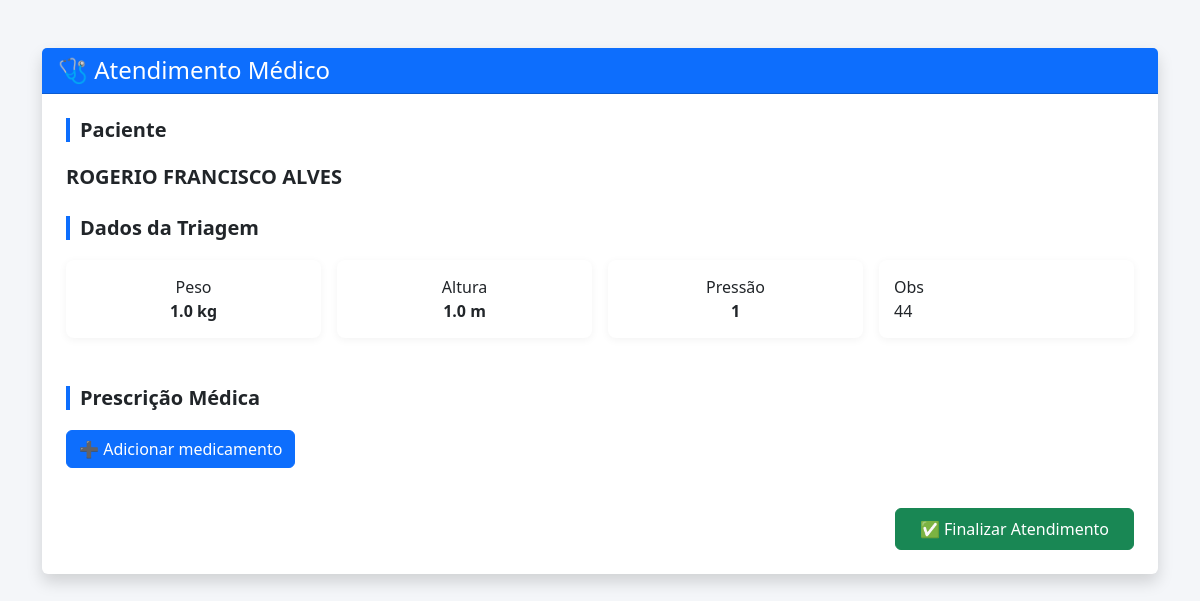
Page /consulta/atender/1/ on the earlier database version.
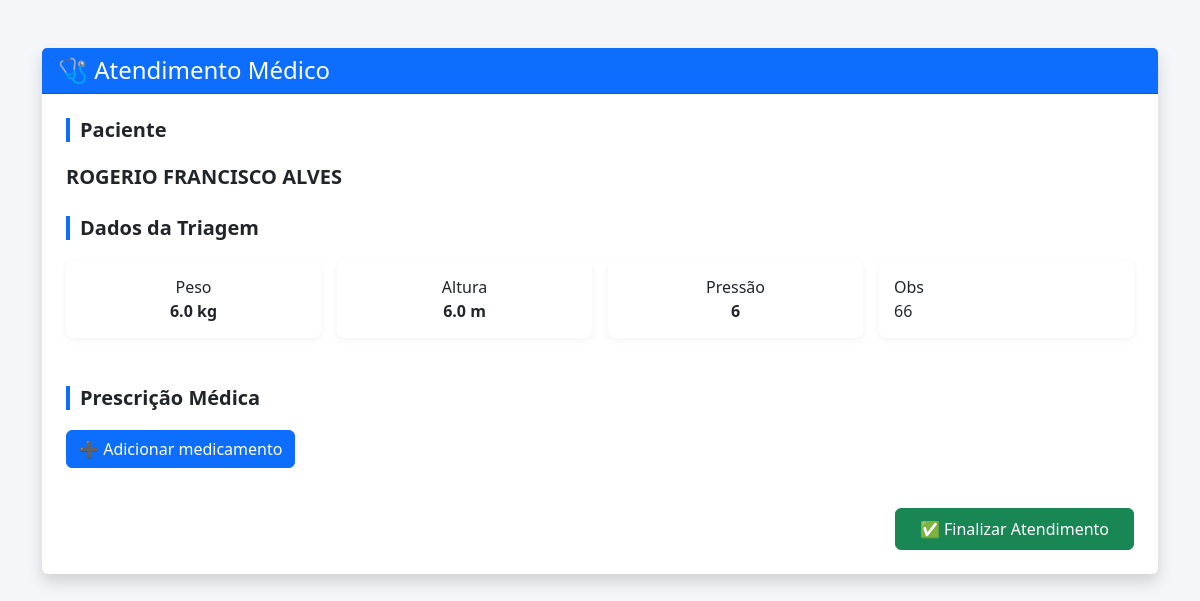
Same page on the later database version.
### triagem/models.py (models this page shows, shortened)
class Triagem(models.Model):
    consulta = models.OneToOneField(
        Consulta,
        on_delete=models.CASCADE
    )
    peso = models.FloatField()
    altura = models.FloatField()
    pressao = models.CharField(max_length=10)
    observacoes = models.TextField(blank=True)

### consulta/views.py (the view)
# urls.py: path('atender/<int:consulta_id>/', views.atender_consulta, name='atender_consulta'),
def atender_consulta(request, consulta_id):
    consulta = get_object_or_404(Consulta, id=consulta_id)
    triagem = get_object_or_404(Triagem, consulta=consulta)
    prescricao = getattr(consulta, 'prescricao', None)
    if request.method == 'POST':
        form = PrescricaoForm(request.POST, instance=prescricao)
        if form.is_valid():
            prescricao = form.save(commit=False)
            prescricao.consulta = consulta
            prescricao.save()
            consulta.status = 'FINALIZADA'
            consulta.save()
            return redirect('fila_medico')
    else:
        form = PrescricaoForm(instance=prescricao)
    return render(request, 'consulta/atender_consulta.html', {
        'consulta': consulta,
        'triagem': triagem,
        'form': form,   # 🔴 ISSO É O QUE FALTAVA
    })

### pacientes/models.py (called while the page is built)
    def __str__(self):
        return self.nome

### consulta/templates/consulta/atender_consulta.html (shortened to what this page needs)
<!DOCTYPE html>
<html lang="pt-br">
<head>
    <link href="https://cdn.jsdelivr.net/npm/bootstrap@5.3.2/dist/css/bootstrap.min.css" rel="stylesheet">
</head>
<body>
<div class="container my-5">
<div class="card shadow border-0">
    <div class="card-header bg-primary text-white">
        <h4 class="mb-0">🩺 Atendimento Médico</h4>
    </div>
    <div class="card-body p-4">
        <div class="mb-4">
            <h5 class="section-title">Paciente</h5>
            <p class="fs-5 mb-0"><strong>{{ consulta.paciente }}</strong></p>
        </div>
        <div class="mb-5">
            <h5 class="section-title">Dados da Triagem</h5>
            <div class="row g-3">
                <div class="col-md-3"><div class="info-box text-center">Peso<br><strong>{{ triagem.peso }} kg</strong></div></div>
                <div class="col-md-3"><div class="info-box text-center">Altura<br><strong>{{ triagem.altura }} m</strong></div></div>
                <div class="col-md-3"><div class="info-box text-center">Pressão<br><strong>{{ triagem.pressao }}</strong></div></div>
                <div class="col-md-3"><div class="info-box">Obs<br>{{ triagem.observacoes|default:"—" }}</div></div>
            </div>
        </div>
        <h5 class="section-title">Prescrição Médica</h5>
        <form method="post">
            <button type="button"
                    class="btn btn-primary mb-3"
                    data-bs-toggle="modal"
                    data-bs-target="#modalMedicamento">
                ➕ Adicionar medicamento
            </button>
            <div class="text-end">
                <button type="submit" class="btn btn-success px-4 py-2">
                    ✅ Finalizar Atendimento
                </button>
            </div>
        </form>
    </div>
</div>
</div>
</body>
</html>

Differences in the rows shown:
changed Triagem: peso "1.0" → "6.0"; altura "1.0" → "6.0"; pressao "1" → "6"; observacoes "44" → "66"
